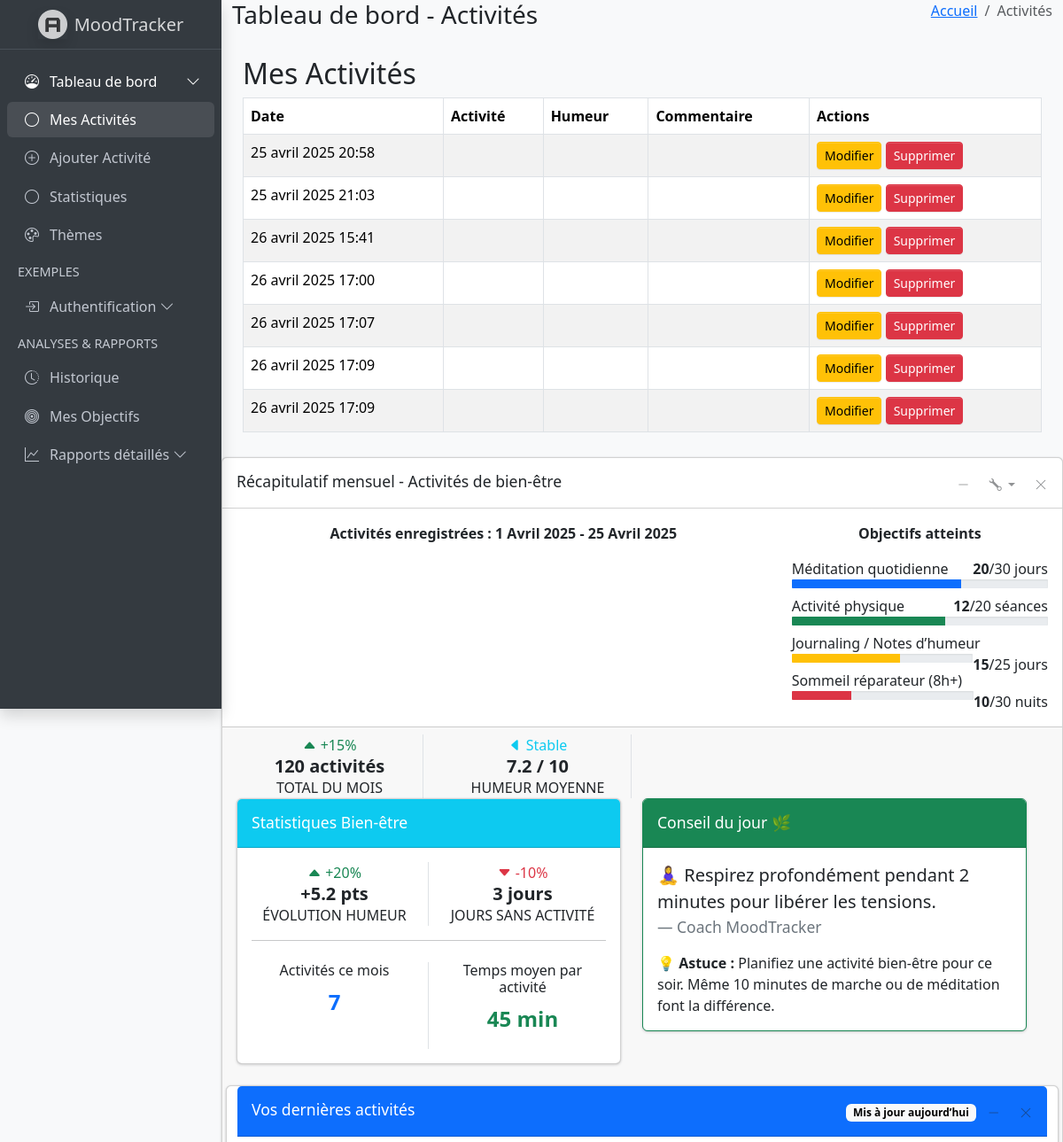
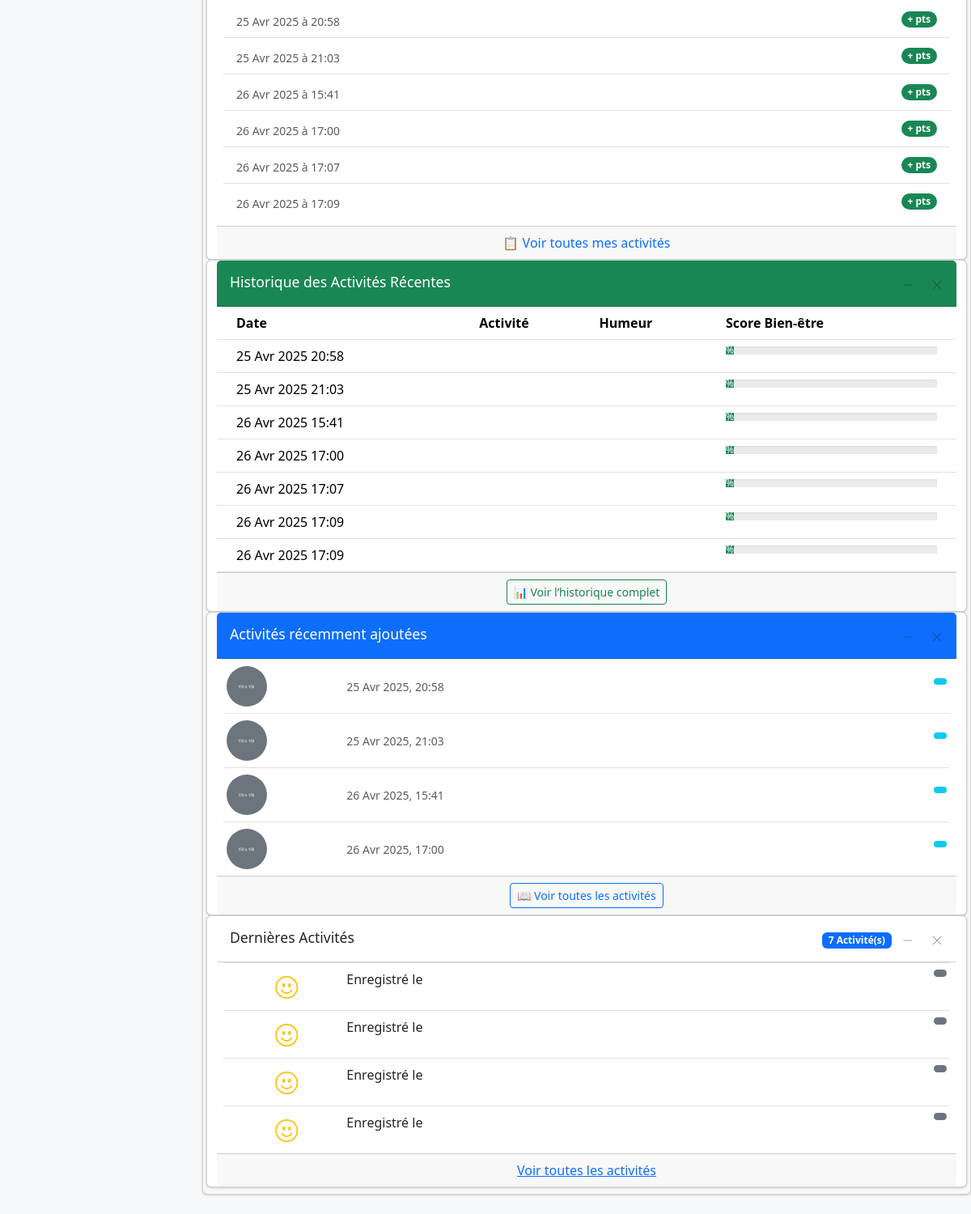
The page /mes-activites/ (signed in) on the database as committed earlier (2 pictures, top to bottom).
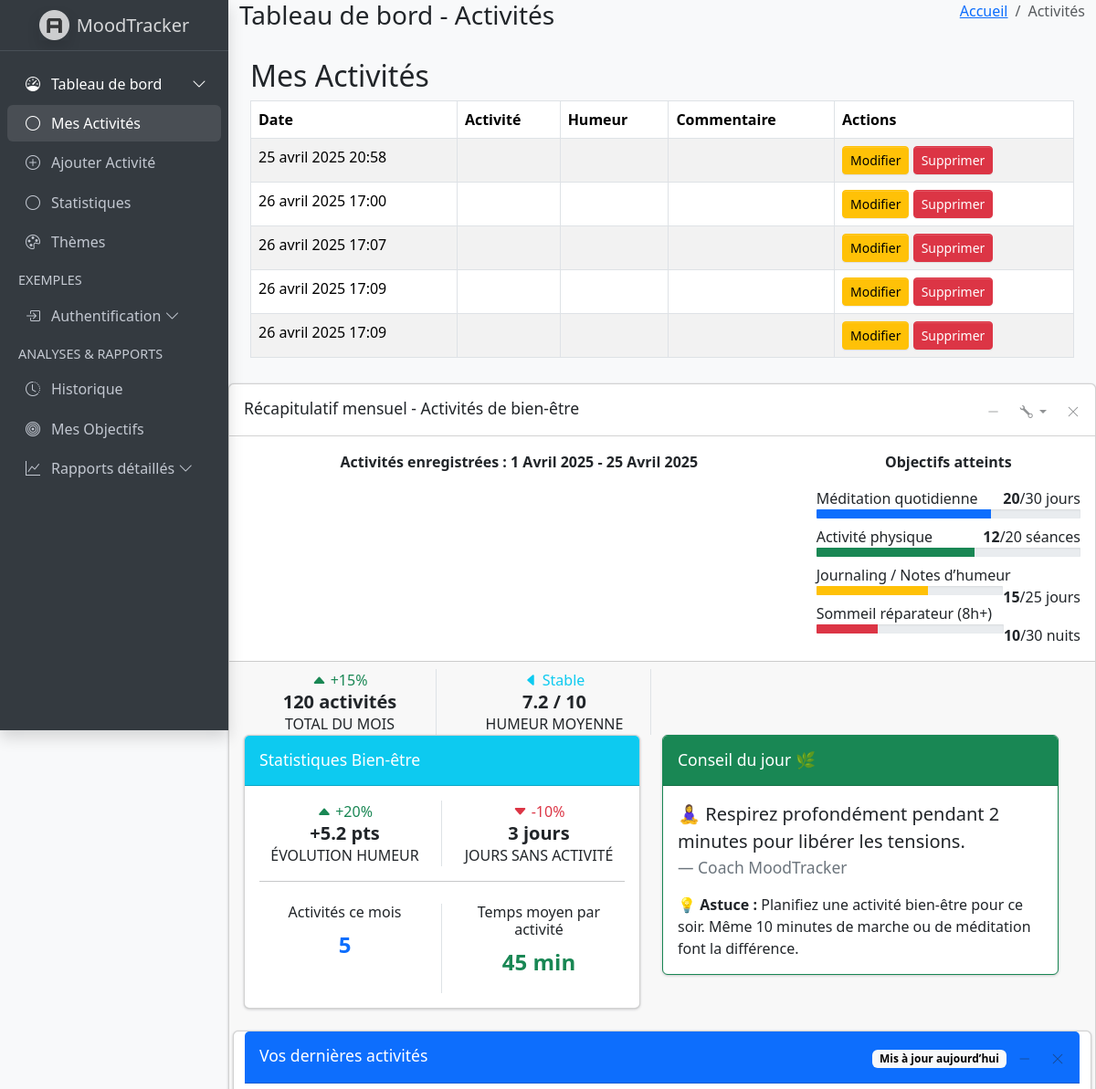
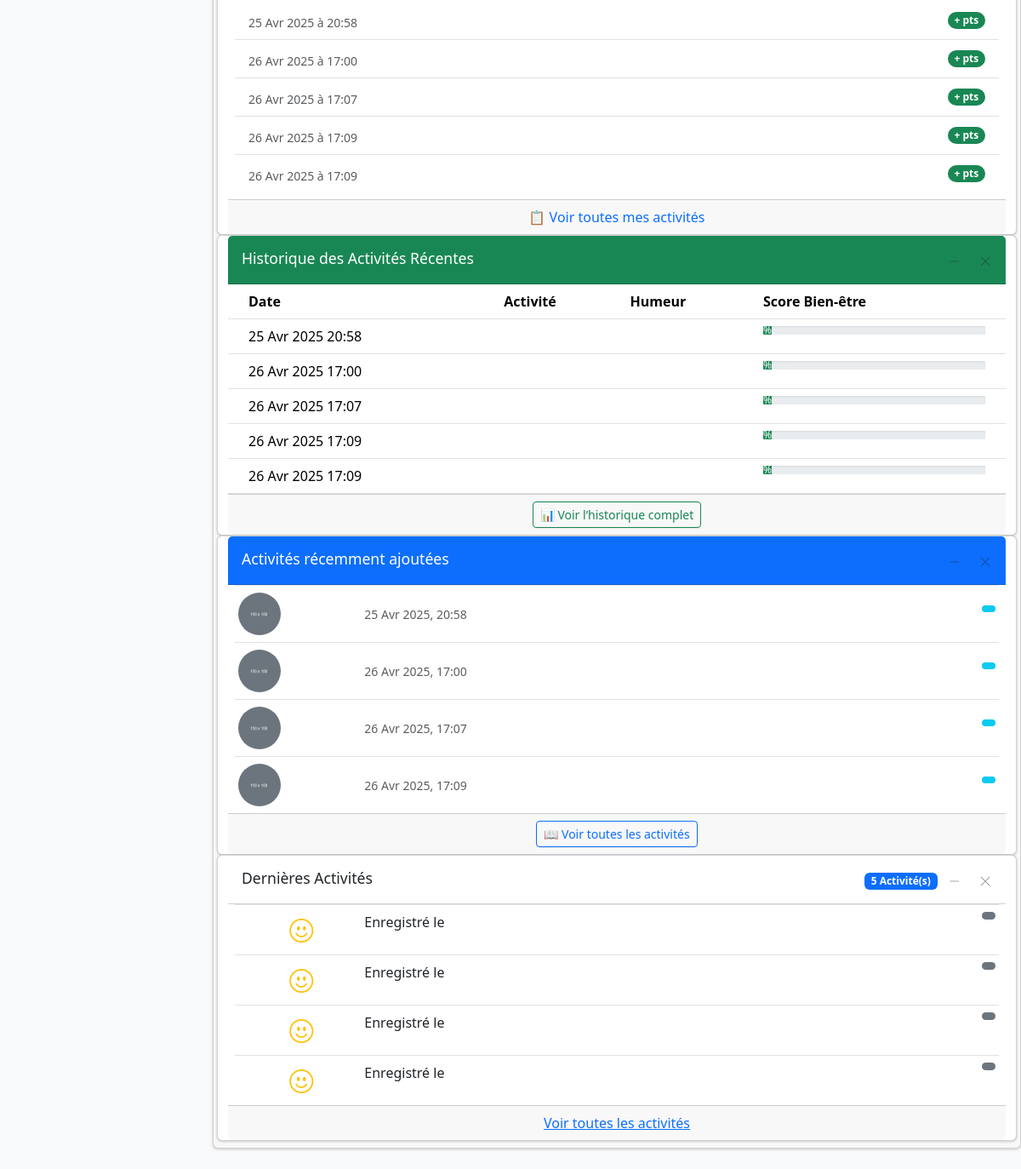
The same page on the database as committed later (2 pictures, top to bottom).
### activities/models.py (models this page shows, shortened)
class ActiviteBienEtre(models.Model):
    mood = models.CharField(max_length=100)
    activity = models.TextField()
    comment = models.TextField(blank=True, null=True)
    date = models.DateTimeField(auto_now_add=True)
    utilisateur = models.ForeignKey(User, on_delete=models.CASCADE)

### activities/views.py (the view)
# urls.py: path('mes-activites/', views.liste_activites, name='mes_activites'),
@login_required
def liste_activites(request):
    activites = ActiviteBienEtre.objects.filter(utilisateur=request.user)
    return render(request, 'dashboard/liste.html', {'activites': activites})

### activities/templates/dashboard/liste.html
{% extends 'dashboard/base_dashboard.html' %}
{% block content %}
<div class="container">
  <h2>Mes Activités</h2>
  <table class="table table-bordered table-striped">
    <thead>
      <tr>
        <th>Date</th>
        <th>Activité</th>
        <th>Humeur</th>
        <th>Commentaire</th>
        <th>Actions</th>
      </tr>
    </thead>
    <tbody>
      {% for activite in activites %}
      <tr>
        <td>{{ activite.date }}</td>
        <td>{{ activite.nom }}</td>
        <td>{{ activite.humeur }}</td>
        <td>{{ activite.commentaire }}</td>
        <td>
          <a href="{% url 'edit_entry' activite.id %}" class="btn btn-sm btn-warning">Modifier</a>
          <a href="{% url 'delete_entry' activite.id %}" class="btn btn-sm btn-danger">Supprimer</a>
        </td>
      </tr>
      {% empty %}
      <tr>
        <td colspan="5">Aucune activité enregistrée.</td>
      </tr>
      {% endfor %}
    </tbody>
  </table>
</div>
{% endblock %}

### activities/templates/dashboard/base_dashboard.html (shortened to what the changed rows need)
<!DOCTYPE html>
{% load static %}
<html lang="fr">
  <head>
    <link
      rel="stylesheet"
      href="https://cdn.jsdelivr.net/npm/@fontsource/source-sans-3@5.0.12/index.css"
    />
    <link
      rel="stylesheet"
      href="https://cdn.jsdelivr.net/npm/overlayscrollbars@2.10.1/styles/overlayscrollbars.min.css"
    />
    <link
      rel="stylesheet"
      href="https://cdn.jsdelivr.net/npm/bootstrap-icons@1.11.3/font/bootstrap-icons.min.css"
    />
    <link rel="stylesheet" href="{% static 'adminlte/dist/css/adminlte.css' %}" />
    <link
      rel="stylesheet"
      href="https://cdn.jsdelivr.net/npm/apexcharts@3.37.1/dist/apexcharts.css"
    />
  </head>
  <body class="layout-fixed sidebar-expand-lg bg-body-tertiary">
    <div class="app-wrapper">
            <main class="app-main">
              <div class="container mt-4">
                {% block content %}
                {% endblock %}
              </div>
            </main>
              <div class="card mb-4">
                <div class="card-footer">
                  <div class="row">
<div class="row">
  <div class="col-md-6">
    <div class="card mb-4">
      <div class="card-body">
        <div class="row mt-4">
          <div class="col-md-6 text-center border-end">
            <h6>Activités ce mois</h6>
            <p class="fw-bold text-primary fs-4">{{ activites|length }}</p>
          </div>
        </div>
      </div>
    </div>
  </div>
</div>
<div class="card">
  <div class="card-body p-2">
    {% if activites %}
      <ul class="list-group list-group-flush">
        {% for activite in activites|slice:":6" %}
          <li class="list-group-item d-flex justify-content-between align-items-center">
            <div>
              <small class="text-muted">{{ activite.date|date:"d M Y" }} à {{ activite.date|time:"H:i" }}</small>
            </div>
            <span class="badge bg-success rounded-pill">+ {{ activite.points }} pts</span>
          </li>
        {% endfor %}
      </ul>
    {% else %}
      <div class="text-center py-4">
        <p class="text-muted">Aucune activité enregistrée pour le moment.</p>
        <a href="{% url 'ajouter_activite' %}" class="btn btn-outline-primary btn-sm">Ajouter une activité</a>
      </div>
    {% endif %}
  </div>
</div>
<div class="card">
  <div class="card-body p-0">
    <div class="table-responsive">
      <table class="table table-hover m-0">
        <thead>
          <tr>
            <th>Date</th>
            <th>Activité</th>
            <th>Humeur</th>
            <th>Score Bien-être</th>
          </tr>
        </thead>
        <tbody>
          {% for activite in activites|slice:":7" %}
          <tr>
            <td>{{ activite.date|date:"d M Y H:i" }}</td>
            <td>{{ activite.nom }}</td>
            <td>
            </td>
            <td>
              <div class="progress progress-sm">
                <div class="progress-bar bg-success" style="width: {{ activite.points }}%">
                  {{ activite.points }}%
                </div>
              </div>
            </td>
          </tr>
          {% empty %}
          <tr>
            <td colspan="4" class="text-center text-muted">Aucune activité enregistrée.</td>
          </tr>
          {% endfor %}
        </tbody>
      </table>
    </div>
  </div>
</div>
<div class="card">
  <div class="card-body p-0">
    <div class="px-2">
      {% for activite in activites|slice:":4" %}
      <div class="d-flex border-top py-2 px-1 align-items-center">
        <div class="col-2">
          <img
            src="{% static 'adminlte/dist/assets/img/default-150x150.png' %}"
            alt="Activité"
            class="img-size-50 rounded-circle"
          />
        </div>
        <div class="col-10">
          <a href="{% url 'mes_activites' %}" class="fw-bold d-block text-dark">
            <span class="badge float-end
              {% if activite.humeur == 'Heureux' %}
                text-bg-success
              {% elif activite.humeur == 'Triste' %}
                text-bg-danger
              {% else %}
                text-bg-info
              {% endif %}
            ">
            </span>
          </a>
          <div class="text-muted small">{{ activite.date|date:"d M Y, H:i" }}</div>
        </div>
      </div>
      {% empty %}
      <p class="text-center text-muted m-3">Aucune activité pour le moment.</p>
      {% endfor %}
    </div>
  </div>
</div>
<div class="card">
  <div class="card-header">
    <div class="card-tools">
      <span class="badge text-bg-primary">{{ activites|length }} Activité(s)</span>
      <button type="button" class="btn btn-tool" data-lte-toggle="card-collapse">
        <i data-lte-icon="collapse" class="bi bi-dash-lg"></i>
      </button>
      <button type="button" class="btn btn-tool" data-lte-toggle="card-remove">
        <i class="bi bi-x-lg"></i>
      </button>
    </div>
  </div>
  <div class="card-body p-0">
    <div class="px-2">
      {% if activites.exists %}
        {% for activite in activites|slice:":4" %}
          <div class="d-flex border-top py-2 px-1">
            <div class="col-2 d-flex align-items-center justify-content-center">
              <i class="bi bi-emoji-smile fs-3 text-warning"></i>
            </div>
            <div class="col-10">
              <a href="{% url 'mes_activites' %}" class="fw-bold">
                <span class="badge float-end
                  {% if activite.humeur == 'Heureux' %}text-bg-success{% elif activite.humeur == 'Triste' %}text-bg-danger{% else %}text-bg-secondary{% endif %}">
                </span>
              </a>
              <div class="text-truncate">
                Enregistré le {{ activite.date_creation|date:"d M Y H:i" }}
              </div>
            </div>
          </div>
        {% endfor %}
      {% else %}
        <div class="alert alert-warning m-3">
          Aucune activité récente trouvée.
        </div>
      {% endif %}
    </div>
  </div>
</div>

Rows that differ between the two databases and show on the page:
removed ActiviteBienEtre: date "25 avril 2025 21:03", date "25 Avr 2025", date "21:03", date "25 Avr 2025 21:03", date "25 Avr 2025, 21:03"
removed ActiviteBienEtre: date "26 avril 2025 15:41", date "26 Avr 2025", date "15:41", date "26 Avr 2025 15:41", date "26 Avr 2025, 15:41"
now on one of the page's lists (row unchanged): ActiviteBienEtre: date "26 Avr 2025, 17:07"
now on one of the page's lists (row unchanged): ActiviteBienEtre: date "26 Avr 2025, 17:09"
now on one of the page's lists (row unchanged): ActiviteBienEtre: date "26 Avr 2025", date "17:09"
Other text that changed with them:
{{ activites|length }}: "7" → "5"
